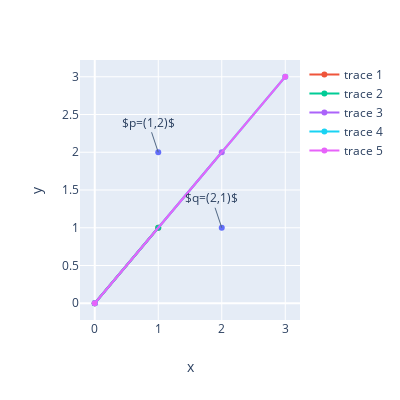

Source (notebook cell):
### Code cell
fig.add_scatter(x=df.line_x, y=df.line_y)
fig

### Figure 1 — Plotly figure (JSON) as saved in the notebook; plotly's stock layout.template omitted (floating-point values rounded to 4 significant figures)
{"data": [{"hoverlabel": {"namelength": 0}, "hovertemplate": "x=%{x}<br>y=%{y}", "legendgroup": "", "marker": {"color": "#636efa", "symbol": "circle"}, "mode": "markers", "name": "", "showlegend": false, "type": "scatter", "uid": "9e13c9c0-d982-41bf-98ae-83f5002e403c", "x": [1, 2], "xaxis": "x", "y": [2, 1], "yaxis": "y"}, {"type": "scatter", "uid": "948b600d-36de-445a-b09e-555ee75e0839", "x": [0, 1], "y": [0, 1]}, {"type": "scatter", "uid": "dd1831ad-8b83-4f18-96b3-009841f7dc63", "x": [0, 1], "y": [0, 1]}, {"type": "scatter", "uid": "572fc3f1-8573-46c6-a945-02c39b765971", "x": [0, 2], "y": [0, 2]}, {"type": "scatter", "uid": "e13379ba-9711-4fb0-a801-2f770ab2cd13", "x": [0, 3], "y": [0, 3]}, {"type": "scatter", "uid": "f6616ec0-7c1c-49c0-9c69-8fe33a31e9ae", "x": [0, 3], "y": [0, 3]}], "layout": {"annotations": [{"text": "$p=(1,2)$", "x": 1, "y": 2}, {"text": "$q=(2,1)$", "x": 2, "y": 1}], "grid": {"xaxes": ["x"], "xgap": 0.1, "xside": "bottom", "yaxes": ["y"], "ygap": 0.1, "yside": "left"}, "height": 400, "legend": {"tracegroupgap": 0}, "margin": {"t": 60}, "width": 400, "xaxis": {"autorange": true, "range": [-0.2335, 3.234], "title": {"text": "x"}, "type": "linear"}, "yaxis": {"autorange": true, "range": [-0.2219, 3.222], "title": {"text": "y"}, "type": "linear"}}}
